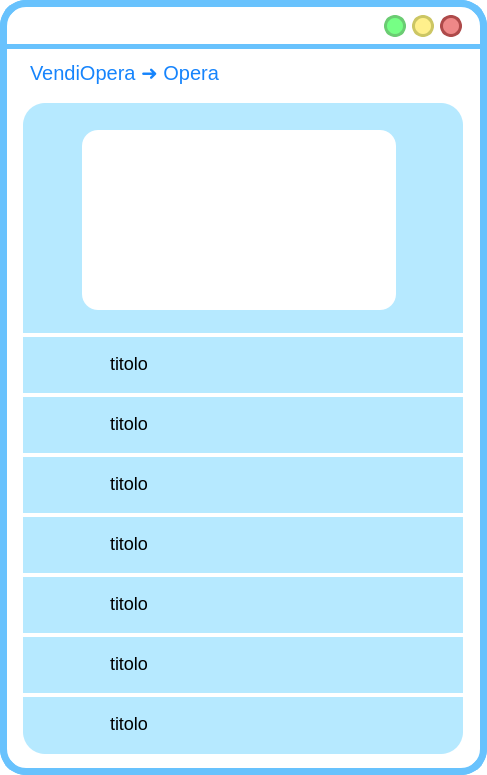
<?xml version="1.0" encoding="UTF-8"?>
<ui version="4.0">
 <class>MainWindow</class>
 <widget class="QMainWindow" name="MainWindow">
  <property name="geometry">
   <rect>
    <x>0</x>
    <y>0</y>
    <width>487</width>
    <height>775</height>
   </rect>
  </property>
  <property name="cursor">
   <cursorShape>ArrowCursor</cursorShape>
  </property>
  <property name="windowTitle">
   <string>MainWindow</string>
  </property>
  <property name="styleSheet">
   <string notr="true">QWidget{
background:rgb(255, 255, 255);
border-radius:26px;
border-color:rgb(104, 194, 253);
border-style: solid;
border-width:7;
}
QLabel{
border-width:0;
font: 20pt &quot;Lato Light&quot;;
}</string>
  </property>
  <widget class="QWidget" name="centralwidget">
   <widget class="QPushButton" name="pushButton_3">
    <property name="geometry">
     <rect>
      <x>593</x>
      <y>29</y>
      <width>24</width>
      <height>24</height>
     </rect>
    </property>
    <property name="sizePolicy">
     <sizepolicy hsizetype="Fixed" vsizetype="Fixed">
      <horstretch>0</horstretch>
      <verstretch>0</verstretch>
     </sizepolicy>
    </property>
    <property name="minimumSize">
     <size>
      <width>21</width>
      <height>24</height>
     </size>
    </property>
    <property name="maximumSize">
     <size>
      <width>24</width>
      <height>24</height>
     </size>
    </property>
    <property name="cursor">
     <cursorShape>PointingHandCursor</cursorShape>
    </property>
    <property name="styleSheet">
     <string notr="true">QPushButton{
 background-color:#ee8888;
 border-style: solid;
 border-radius:12px;
font: 18pt &quot;Candara&quot;;
border-color:#ae4a4a;
border-width:3;
}

QPushButton::pressed{
	background-color : white;
	border-color:#ae4a4a;
	border-width:3;
}
</string>
    </property>
    <property name="text">
     <string/>
    </property>
   </widget>
   <widget class="QPushButton" name="pushButton_2">
    <property name="geometry">
     <rect>
      <x>563</x>
      <y>29</y>
      <width>24</width>
      <height>24</height>
     </rect>
    </property>
    <property name="sizePolicy">
     <sizepolicy hsizetype="Fixed" vsizetype="Fixed">
      <horstretch>0</horstretch>
      <verstretch>0</verstretch>
     </sizepolicy>
    </property>
    <property name="minimumSize">
     <size>
      <width>21</width>
      <height>24</height>
     </size>
    </property>
    <property name="maximumSize">
     <size>
      <width>24</width>
      <height>24</height>
     </size>
    </property>
    <property name="cursor">
     <cursorShape>PointingHandCursor</cursorShape>
    </property>
    <property name="styleSheet">
     <string notr="true">QPushButton{
 background-color:#fff08c	;
 border-style: solid;
 border-radius:12px;
font: 18pt &quot;Candara&quot;;
border-color:#ccc664;
border-width:3;
}

QPushButton::pressed{
	background-color : white;
	border-color:#ccc664;
	border-width:3;
}
</string>
    </property>
    <property name="text">
     <string/>
    </property>
   </widget>
   <widget class="QPushButton" name="pushButton_4">
    <property name="geometry">
     <rect>
      <x>533</x>
      <y>29</y>
      <width>24</width>
      <height>24</height>
     </rect>
    </property>
    <property name="sizePolicy">
     <sizepolicy hsizetype="Fixed" vsizetype="Fixed">
      <horstretch>0</horstretch>
      <verstretch>0</verstretch>
     </sizepolicy>
    </property>
    <property name="minimumSize">
     <size>
      <width>21</width>
      <height>24</height>
     </size>
    </property>
    <property name="maximumSize">
     <size>
      <width>24</width>
      <height>24</height>
     </size>
    </property>
    <property name="cursor">
     <cursorShape>PointingHandCursor</cursorShape>
    </property>
    <property name="styleSheet">
     <string notr="true">QPushButton{
 background-color:#76ff85;
 border-style: solid;
 border-radius:12px;
font: 18pt &quot;Candara&quot;;
border-color:#6bcc73;
border-width:3;
}

QPushButton::pressed{
	background-color : white;
	border-color:#6bcc73;
	border-width:3;
}
</string>
    </property>
    <property name="text">
     <string/>
    </property>
   </widget>
   <widget class="QLabel" name="label">
    <property name="geometry">
     <rect>
      <x>0</x>
      <y>44</y>
      <width>641</width>
      <height>5</height>
     </rect>
    </property>
    <property name="styleSheet">
     <string notr="true">background-color:rgb(104, 194, 253);</string>
    </property>
    <property name="text">
     <string/>
    </property>
   </widget>
   <widget class="QLabel" name="label_2">
    <property name="geometry">
     <rect>
      <x>23</x>
      <y>103</y>
      <width>440</width>
      <height>651</height>
     </rect>
    </property>
    <property name="styleSheet">
     <string notr="true">left: 790px;
top: 159px;
width: 437px;
height: 650px;
line-height: 20px;
border-radius: 22px;
background-color: rgba(182, 233, 255, 255);
text-align: center;</string>
    </property>
    <property name="text">
     <string/>
    </property>
   </widget>
   <widget class="QPushButton" name="reduceButton">
    <property name="geometry">
     <rect>
      <x>384</x>
      <y>15</y>
      <width>22</width>
      <height>22</height>
     </rect>
    </property>
    <property name="sizePolicy">
     <sizepolicy hsizetype="Fixed" vsizetype="Fixed">
      <horstretch>0</horstretch>
      <verstretch>0</verstretch>
     </sizepolicy>
    </property>
    <property name="minimumSize">
     <size>
      <width>22</width>
      <height>22</height>
     </size>
    </property>
    <property name="maximumSize">
     <size>
      <width>24</width>
      <height>24</height>
     </size>
    </property>
    <property name="cursor">
     <cursorShape>PointingHandCursor</cursorShape>
    </property>
    <property name="styleSheet">
     <string notr="true">QPushButton{
 background-color:#76ff85;
 border-style: solid;
 border-radius:11px;
font: 18pt &quot;Candara&quot;;
border-color:#6bcc73;
border-width:3;
}

QPushButton::pressed{
	background-color : white;
	border-color:#6bcc73;
	border-width:3;
}
</string>
    </property>
    <property name="text">
     <string/>
    </property>
   </widget>
   <widget class="QPushButton" name="exitButton">
    <property name="geometry">
     <rect>
      <x>440</x>
      <y>15</y>
      <width>22</width>
      <height>22</height>
     </rect>
    </property>
    <property name="sizePolicy">
     <sizepolicy hsizetype="Fixed" vsizetype="Fixed">
      <horstretch>0</horstretch>
      <verstretch>0</verstretch>
     </sizepolicy>
    </property>
    <property name="minimumSize">
     <size>
      <width>22</width>
      <height>22</height>
     </size>
    </property>
    <property name="maximumSize">
     <size>
      <width>24</width>
      <height>24</height>
     </size>
    </property>
    <property name="cursor">
     <cursorShape>PointingHandCursor</cursorShape>
    </property>
    <property name="styleSheet">
     <string notr="true">QPushButton{
 background-color:#ee8888;
 border-style: solid;
 border-radius:11px;
font: 18pt &quot;Candara&quot;;
border-color:#ae4a4a;
border-width:3;
}

QPushButton::pressed{
	background-color : white;
	border-color:#ae4a4a;
	border-width:3;
}
</string>
    </property>
    <property name="text">
     <string/>
    </property>
   </widget>
   <widget class="QPushButton" name="maximizeButton">
    <property name="geometry">
     <rect>
      <x>412</x>
      <y>15</y>
      <width>22</width>
      <height>22</height>
     </rect>
    </property>
    <property name="sizePolicy">
     <sizepolicy hsizetype="Fixed" vsizetype="Fixed">
      <horstretch>0</horstretch>
      <verstretch>0</verstretch>
     </sizepolicy>
    </property>
    <property name="minimumSize">
     <size>
      <width>20</width>
      <height>20</height>
     </size>
    </property>
    <property name="maximumSize">
     <size>
      <width>24</width>
      <height>24</height>
     </size>
    </property>
    <property name="cursor">
     <cursorShape>PointingHandCursor</cursorShape>
    </property>
    <property name="styleSheet">
     <string notr="true">QPushButton{
 background-color:#fff08c	;
 border-style: solid;
 border-radius:11px;
font: 18pt &quot;Candara&quot;;
border-color:#ccc664;
border-width:3;
}

QPushButton::pressed{
	background-color : white;
	border-color:#ccc664;
	border-width:3;
}
</string>
    </property>
    <property name="text">
     <string/>
    </property>
   </widget>
   <widget class="QLabel" name="immagineLabel">
    <property name="geometry">
     <rect>
      <x>82</x>
      <y>130</y>
      <width>314</width>
      <height>180</height>
     </rect>
    </property>
    <property name="sizePolicy">
     <sizepolicy hsizetype="Fixed" vsizetype="Fixed">
      <horstretch>0</horstretch>
      <verstretch>0</verstretch>
     </sizepolicy>
    </property>
    <property name="styleSheet">
     <string notr="true">width: 314px;
height: 180px;
border-radius: 16px;
background-color: rgb(255, 255, 255);
text-align: center;</string>
    </property>
    <property name="text">
     <string/>
    </property>
    <property name="scaledContents">
     <bool>true</bool>
    </property>
    <property name="alignment">
     <set>Qt::AlignCenter</set>
    </property>
    <property name="margin">
     <number>10</number>
    </property>
    <property name="indent">
     <number>10</number>
    </property>
   </widget>
   <widget class="QLabel" name="label_4">
    <property name="geometry">
     <rect>
      <x>20</x>
      <y>333</y>
      <width>451</width>
      <height>4</height>
     </rect>
    </property>
    <property name="sizePolicy">
     <sizepolicy hsizetype="Fixed" vsizetype="Fixed">
      <horstretch>0</horstretch>
      <verstretch>0</verstretch>
     </sizepolicy>
    </property>
    <property name="styleSheet">
     <string notr="true">width: 314px;
height: 180px;
border-radius: 0;
background-color: rgb(255, 255, 255);
text-align: center;</string>
    </property>
    <property name="text">
     <string/>
    </property>
    <property name="scaledContents">
     <bool>true</bool>
    </property>
    <property name="alignment">
     <set>Qt::AlignCenter</set>
    </property>
    <property name="margin">
     <number>10</number>
    </property>
    <property name="indent">
     <number>0</number>
    </property>
   </widget>
   <widget class="QLabel" name="label_5">
    <property name="geometry">
     <rect>
      <x>20</x>
      <y>393</y>
      <width>450</width>
      <height>4</height>
     </rect>
    </property>
    <property name="sizePolicy">
     <sizepolicy hsizetype="Fixed" vsizetype="Fixed">
      <horstretch>0</horstretch>
      <verstretch>0</verstretch>
     </sizepolicy>
    </property>
    <property name="styleSheet">
     <string notr="true">width: 314px;
height: 180px;
border-radius: 0;
background-color: rgb(255, 255, 255);
text-align: center;</string>
    </property>
    <property name="text">
     <string/>
    </property>
    <property name="scaledContents">
     <bool>true</bool>
    </property>
    <property name="alignment">
     <set>Qt::AlignCenter</set>
    </property>
    <property name="margin">
     <number>10</number>
    </property>
    <property name="indent">
     <number>0</number>
    </property>
   </widget>
   <widget class="QLabel" name="label_6">
    <property name="geometry">
     <rect>
      <x>20</x>
      <y>453</y>
      <width>450</width>
      <height>4</height>
     </rect>
    </property>
    <property name="sizePolicy">
     <sizepolicy hsizetype="Fixed" vsizetype="Fixed">
      <horstretch>0</horstretch>
      <verstretch>0</verstretch>
     </sizepolicy>
    </property>
    <property name="styleSheet">
     <string notr="true">width: 314px;
height: 180px;
border-radius: 0;
background-color: rgb(255, 255, 255);
text-align: center;</string>
    </property>
    <property name="text">
     <string/>
    </property>
    <property name="scaledContents">
     <bool>true</bool>
    </property>
    <property name="alignment">
     <set>Qt::AlignCenter</set>
    </property>
    <property name="margin">
     <number>10</number>
    </property>
    <property name="indent">
     <number>0</number>
    </property>
   </widget>
   <widget class="QLabel" name="label_7">
    <property name="geometry">
     <rect>
      <x>20</x>
      <y>513</y>
      <width>450</width>
      <height>4</height>
     </rect>
    </property>
    <property name="sizePolicy">
     <sizepolicy hsizetype="Fixed" vsizetype="Fixed">
      <horstretch>0</horstretch>
      <verstretch>0</verstretch>
     </sizepolicy>
    </property>
    <property name="styleSheet">
     <string notr="true">width: 314px;
height: 180px;
border-radius: 0;
background-color: rgb(255, 255, 255);
text-align: center;</string>
    </property>
    <property name="text">
     <string/>
    </property>
    <property name="scaledContents">
     <bool>true</bool>
    </property>
    <property name="alignment">
     <set>Qt::AlignCenter</set>
    </property>
    <property name="margin">
     <number>10</number>
    </property>
    <property name="indent">
     <number>0</number>
    </property>
   </widget>
   <widget class="QLabel" name="label_8">
    <property name="geometry">
     <rect>
      <x>20</x>
      <y>573</y>
      <width>450</width>
      <height>4</height>
     </rect>
    </property>
    <property name="sizePolicy">
     <sizepolicy hsizetype="Fixed" vsizetype="Fixed">
      <horstretch>0</horstretch>
      <verstretch>0</verstretch>
     </sizepolicy>
    </property>
    <property name="styleSheet">
     <string notr="true">width: 314px;
height: 180px;
border-radius: 0;
background-color: rgb(255, 255, 255);
text-align: center;</string>
    </property>
    <property name="text">
     <string/>
    </property>
    <property name="scaledContents">
     <bool>true</bool>
    </property>
    <property name="alignment">
     <set>Qt::AlignCenter</set>
    </property>
    <property name="margin">
     <number>10</number>
    </property>
    <property name="indent">
     <number>0</number>
    </property>
   </widget>
   <widget class="QLabel" name="label_9">
    <property name="geometry">
     <rect>
      <x>20</x>
      <y>633</y>
      <width>450</width>
      <height>4</height>
     </rect>
    </property>
    <property name="sizePolicy">
     <sizepolicy hsizetype="Fixed" vsizetype="Fixed">
      <horstretch>0</horstretch>
      <verstretch>0</verstretch>
     </sizepolicy>
    </property>
    <property name="styleSheet">
     <string notr="true">width: 314px;
height: 180px;
border-radius: 0;
background-color: rgb(255, 255, 255);
text-align: center;</string>
    </property>
    <property name="text">
     <string/>
    </property>
    <property name="scaledContents">
     <bool>true</bool>
    </property>
    <property name="alignment">
     <set>Qt::AlignCenter</set>
    </property>
    <property name="margin">
     <number>10</number>
    </property>
    <property name="indent">
     <number>0</number>
    </property>
   </widget>
   <widget class="QLabel" name="label_10">
    <property name="geometry">
     <rect>
      <x>20</x>
      <y>693</y>
      <width>450</width>
      <height>4</height>
     </rect>
    </property>
    <property name="sizePolicy">
     <sizepolicy hsizetype="Fixed" vsizetype="Fixed">
      <horstretch>0</horstretch>
      <verstretch>0</verstretch>
     </sizepolicy>
    </property>
    <property name="styleSheet">
     <string notr="true">width: 314px;
height: 180px;
border-radius: 0;
background-color: rgb(255, 255, 255);
text-align: center;</string>
    </property>
    <property name="text">
     <string/>
    </property>
    <property name="scaledContents">
     <bool>true</bool>
    </property>
    <property name="alignment">
     <set>Qt::AlignCenter</set>
    </property>
    <property name="margin">
     <number>10</number>
    </property>
    <property name="indent">
     <number>0</number>
    </property>
   </widget>
   <widget class="QLabel" name="label_11">
    <property name="geometry">
     <rect>
      <x>50</x>
      <y>348</y>
      <width>34</width>
      <height>34</height>
     </rect>
    </property>
    <property name="autoFillBackground">
     <bool>false</bool>
    </property>
    <property name="styleSheet">
     <string notr="true">background-color: rgba(255, 255, 255,0);</string>
    </property>
    <property name="text">
     <string/>
    </property>
    <property name="pixmap">
     <pixmap resource="res/res.qrc">:/icons/brush_FILL1_wght600_GRAD200_opsz48_risultato.png</pixmap>
    </property>
    <property name="scaledContents">
     <bool>true</bool>
    </property>
   </widget>
   <widget class="QLabel" name="label_12">
    <property name="geometry">
     <rect>
      <x>50</x>
      <y>408</y>
      <width>34</width>
      <height>34</height>
     </rect>
    </property>
    <property name="autoFillBackground">
     <bool>false</bool>
    </property>
    <property name="styleSheet">
     <string notr="true">background-color: rgba(255, 255, 255,0);</string>
    </property>
    <property name="text">
     <string/>
    </property>
    <property name="pixmap">
     <pixmap resource="res/res.qrc">:/icons/person_FILL1_wght600_GRAD200_opsz48_risultato.png</pixmap>
    </property>
    <property name="scaledContents">
     <bool>true</bool>
    </property>
   </widget>
   <widget class="QLabel" name="label_13">
    <property name="geometry">
     <rect>
      <x>50</x>
      <y>468</y>
      <width>34</width>
      <height>34</height>
     </rect>
    </property>
    <property name="autoFillBackground">
     <bool>false</bool>
    </property>
    <property name="styleSheet">
     <string notr="true">background-color: rgba(255, 255, 255,0);</string>
    </property>
    <property name="text">
     <string/>
    </property>
    <property name="pixmap">
     <pixmap resource="res/res.qrc">:/icons/fullscreen_FILL1_wght600_GRAD200_opsz48_risultato.png</pixmap>
    </property>
    <property name="scaledContents">
     <bool>true</bool>
    </property>
   </widget>
   <widget class="QLabel" name="label_14">
    <property name="geometry">
     <rect>
      <x>50</x>
      <y>528</y>
      <width>34</width>
      <height>34</height>
     </rect>
    </property>
    <property name="autoFillBackground">
     <bool>false</bool>
    </property>
    <property name="styleSheet">
     <string notr="true">background-color: rgba(255, 255, 255,0);</string>
    </property>
    <property name="text">
     <string/>
    </property>
    <property name="pixmap">
     <pixmap resource="res/res.qrc">:/icons/palette_FILL1_wght600_GRAD200_opsz48_risultato.png</pixmap>
    </property>
    <property name="scaledContents">
     <bool>true</bool>
    </property>
   </widget>
   <widget class="QLabel" name="label_15">
    <property name="geometry">
     <rect>
      <x>50</x>
      <y>588</y>
      <width>34</width>
      <height>34</height>
     </rect>
    </property>
    <property name="autoFillBackground">
     <bool>false</bool>
    </property>
    <property name="styleSheet">
     <string notr="true">background-color: rgba(255, 255, 255,0);</string>
    </property>
    <property name="text">
     <string/>
    </property>
    <property name="pixmap">
     <pixmap resource="res/res.qrc">:/icons/history_toggle_off_FILL1_wght600_GRAD200_opsz48_risultato.png</pixmap>
    </property>
    <property name="scaledContents">
     <bool>true</bool>
    </property>
   </widget>
   <widget class="QLabel" name="label_16">
    <property name="geometry">
     <rect>
      <x>50</x>
      <y>648</y>
      <width>34</width>
      <height>34</height>
     </rect>
    </property>
    <property name="autoFillBackground">
     <bool>false</bool>
    </property>
    <property name="styleSheet">
     <string notr="true">background-color: rgba(255, 255, 255,0);</string>
    </property>
    <property name="text">
     <string/>
    </property>
    <property name="pixmap">
     <pixmap resource="res/res.qrc">:/icons/location_on_FILL1_wght600_GRAD200_opsz48_risultato.png</pixmap>
    </property>
    <property name="scaledContents">
     <bool>true</bool>
    </property>
   </widget>
   <widget class="QLabel" name="label_17">
    <property name="geometry">
     <rect>
      <x>50</x>
      <y>708</y>
      <width>34</width>
      <height>34</height>
     </rect>
    </property>
    <property name="autoFillBackground">
     <bool>false</bool>
    </property>
    <property name="styleSheet">
     <string notr="true">background-color: rgba(255, 255, 255,0);</string>
    </property>
    <property name="text">
     <string/>
    </property>
    <property name="pixmap">
     <pixmap resource="res/res.qrc">:/icons/euro_FILL1_wght600_GRAD200_opsz48_risultato.png</pixmap>
    </property>
    <property name="scaledContents">
     <bool>true</bool>
    </property>
   </widget>
   <widget class="QLabel" name="titoloLabel">
    <property name="geometry">
     <rect>
      <x>110</x>
      <y>348</y>
      <width>311</width>
      <height>31</height>
     </rect>
    </property>
    <property name="styleSheet">
     <string notr="true">font-size: 18px;
text-align: left;
background-color: rgba(255, 255, 255,0);
</string>
    </property>
    <property name="text">
     <string>titolo</string>
    </property>
   </widget>
   <widget class="QLabel" name="autoreLabel">
    <property name="geometry">
     <rect>
      <x>110</x>
      <y>408</y>
      <width>311</width>
      <height>31</height>
     </rect>
    </property>
    <property name="styleSheet">
     <string notr="true">font-size: 18px;
text-align: left;
background-color: rgba(255, 255, 255,0);</string>
    </property>
    <property name="text">
     <string>titolo</string>
    </property>
   </widget>
   <widget class="QLabel" name="sizeLabel">
    <property name="geometry">
     <rect>
      <x>110</x>
      <y>468</y>
      <width>311</width>
      <height>31</height>
     </rect>
    </property>
    <property name="styleSheet">
     <string notr="true">font-size: 18px;
text-align: left;
background-color: rgba(255, 255, 255,0);</string>
    </property>
    <property name="text">
     <string>titolo</string>
    </property>
   </widget>
   <widget class="QLabel" name="tipoLabel">
    <property name="geometry">
     <rect>
      <x>110</x>
      <y>528</y>
      <width>311</width>
      <height>31</height>
     </rect>
    </property>
    <property name="styleSheet">
     <string notr="true">font-size: 18px;
text-align: left;
background-color: rgba(255, 255, 255,0);</string>
    </property>
    <property name="text">
     <string>titolo</string>
    </property>
   </widget>
   <widget class="QLabel" name="periodoStoricoLabel">
    <property name="geometry">
     <rect>
      <x>110</x>
      <y>588</y>
      <width>311</width>
      <height>31</height>
     </rect>
    </property>
    <property name="styleSheet">
     <string notr="true">font-size: 18px;
text-align: left;
background-color: rgba(255, 255, 255,0);</string>
    </property>
    <property name="text">
     <string>titolo</string>
    </property>
   </widget>
   <widget class="QLabel" name="ubicazioneLabel">
    <property name="geometry">
     <rect>
      <x>110</x>
      <y>648</y>
      <width>311</width>
      <height>31</height>
     </rect>
    </property>
    <property name="styleSheet">
     <string notr="true">font-size: 18px;
text-align: left;
background-color: rgba(255, 255, 255,0);</string>
    </property>
    <property name="text">
     <string>titolo</string>
    </property>
   </widget>
   <widget class="QLabel" name="costoLabel">
    <property name="geometry">
     <rect>
      <x>110</x>
      <y>708</y>
      <width>311</width>
      <height>31</height>
     </rect>
    </property>
    <property name="styleSheet">
     <string notr="true">font-size: 18px;
text-align: left;
background-color: rgba(255, 255, 255,0);</string>
    </property>
    <property name="text">
     <string>titolo</string>
    </property>
   </widget>
   <widget class="QLabel" name="label_18">
    <property name="geometry">
     <rect>
      <x>424</x>
      <y>57</y>
      <width>36</width>
      <height>36</height>
     </rect>
    </property>
    <property name="font">
     <font>
      <family>Lato Light</family>
      <pointsize>20</pointsize>
      <weight>50</weight>
      <italic>false</italic>
      <bold>false</bold>
     </font>
    </property>
    <property name="cursor">
     <cursorShape>PointingHandCursor</cursorShape>
    </property>
    <property name="autoFillBackground">
     <bool>false</bool>
    </property>
    <property name="styleSheet">
     <string notr="true">background-color: rgba(255, 255, 255,0);</string>
    </property>
    <property name="text">
     <string/>
    </property>
    <property name="pixmap">
     <pixmap resource="res/res.qrc">:/icons/arrow_back_FILL1_wght700_GRAD200_opsz48_risultato.png</pixmap>
    </property>
    <property name="scaledContents">
     <bool>true</bool>
    </property>
   </widget>
   <widget class="QLabel" name="titoloLabel_2">
    <property name="geometry">
     <rect>
      <x>30</x>
      <y>57</y>
      <width>311</width>
      <height>31</height>
     </rect>
    </property>
    <property name="styleSheet">
     <string notr="true">font-size: 20px;
text-align: left;
background-color: rgba(255, 255, 255,0);
color: #1684FC;
font: 16pt &quot;Lato&quot;;</string>
    </property>
    <property name="text">
     <string>VendiOpera ➜ Opera</string>
    </property>
   </widget>
   <widget class="QLabel" name="label_3">
    <property name="geometry">
     <rect>
      <x>20</x>
      <y>10</y>
      <width>361</width>
      <height>31</height>
     </rect>
    </property>
    <property name="cursor">
     <cursorShape>SizeAllCursor</cursorShape>
    </property>
    <property name="styleSheet">
     <string notr="true">color: rgba(255, 255, 255,0);
background-color:rgba(255, 255, 255,0);</string>
    </property>
    <property name="text">
     <string/>
    </property>
   </widget>
  </widget>
 </widget>
 <resources>
  <include location="res/res.qrc"/>
 </resources>
 <connections/>
</ui>
